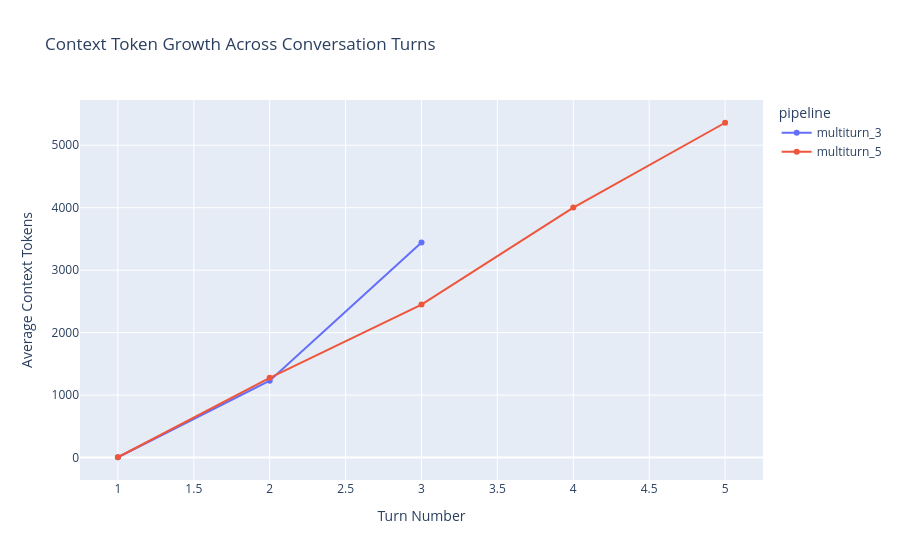
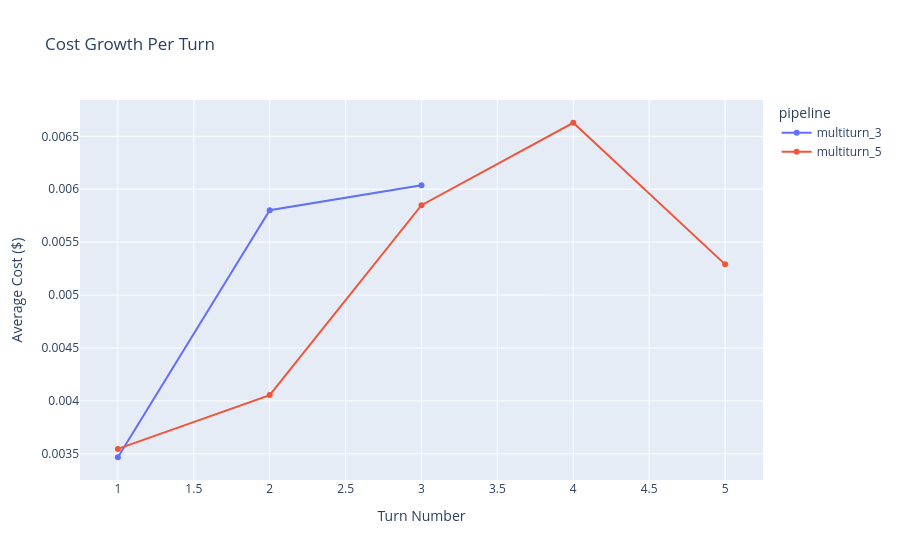

Notebook source saved alongside these figures, in order:
### Markdown cell above
### 5.2 Multi-Turn Context Growth Analysis

### Code cell
context_growth = get_context_growth_analysis()

if not context_growth.empty:
    print("Context Token Growth by Turn:")
    display(context_growth)
    
    fig = px.line(
        context_growth,
        x='turn',
        y='avg_context_tokens',
        color='pipeline',
        markers=True,
        title='Context Token Growth Across Conversation Turns',
        labels={'avg_context_tokens': 'Average Context Tokens', 'turn': 'Turn Number'}
    )
    fig.show()
    
    # Cost per turn
    fig2 = px.line(
        context_growth,
        x='turn',
        y='avg_cost_per_turn',
        color='pipeline',
        markers=True,
        title='Cost Growth Per Turn',
        labels={'avg_cost_per_turn': 'Average Cost ($)', 'turn': 'Turn Number'}
    )
    fig2.show()
else:
    print("No multi-turn conversation data available.")

### Figure 1 — Plotly figure (JSON) as saved in the notebook; plotly's stock layout.template omitted (floating-point values rounded to 4 significant figures)
{"data": [{"hovertemplate": "pipeline=multiturn_3<br>Turn Number=%{x}<br>Average Context Tokens=%{y}<extra></extra>", "legendgroup": "multiturn_3", "line": {"color": "#636efa", "dash": "solid"}, "marker": {"symbol": "circle"}, "mode": "lines+markers", "name": "multiturn_3", "orientation": "v", "showlegend": true, "type": "scatter", "x": [1, 2, 3], "xaxis": "x", "y": [5.8, 1230.0, 3443.0], "yaxis": "y"}, {"hovertemplate": "pipeline=multiturn_5<br>Turn Number=%{x}<br>Average Context Tokens=%{y}<extra></extra>", "legendgroup": "multiturn_5", "line": {"color": "#EF553B", "dash": "solid"}, "marker": {"symbol": "circle"}, "mode": "lines+markers", "name": "multiturn_5", "orientation": "v", "showlegend": true, "type": "scatter", "x": [1, 2, 3, 4, 5], "xaxis": "x", "y": [5.95, 1278.0, 2449.0, 4003.0, 5360.0], "yaxis": "y"}], "layout": {"legend": {"title": {"text": "pipeline"}, "tracegroupgap": 0}, "title": {"text": "Context Token Growth Across Conversation Turns"}, "xaxis": {"anchor": "y", "domain": [0, 1], "title": {"text": "Turn Number"}}, "yaxis": {"anchor": "x", "domain": [0, 1], "title": {"text": "Average Context Tokens"}}}}

### Figure 2 — Plotly figure (JSON) as saved in the notebook; plotly's stock layout.template omitted (floating-point values rounded to 4 significant figures)
{"data": [{"hovertemplate": "pipeline=multiturn_3<br>Turn Number=%{x}<br>Average Cost ($)=%{y}<extra></extra>", "legendgroup": "multiturn_3", "line": {"color": "#636efa", "dash": "solid"}, "marker": {"symbol": "circle"}, "mode": "lines+markers", "name": "multiturn_3", "orientation": "v", "showlegend": true, "type": "scatter", "x": [1, 2, 3], "xaxis": "x", "y": [0.003468, 0.005801, 0.006037], "yaxis": "y"}, {"hovertemplate": "pipeline=multiturn_5<br>Turn Number=%{x}<br>Average Cost ($)=%{y}<extra></extra>", "legendgroup": "multiturn_5", "line": {"color": "#EF553B", "dash": "solid"}, "marker": {"symbol": "circle"}, "mode": "lines+markers", "name": "multiturn_5", "orientation": "v", "showlegend": true, "type": "scatter", "x": [1, 2, 3, 4, 5], "xaxis": "x", "y": [0.003546, 0.004055, 0.005849, 0.006628, 0.00529], "yaxis": "y"}], "layout": {"legend": {"title": {"text": "pipeline"}, "tracegroupgap": 0}, "title": {"text": "Cost Growth Per Turn"}, "xaxis": {"anchor": "y", "domain": [0, 1], "title": {"text": "Turn Number"}}, "yaxis": {"anchor": "x", "domain": [0, 1], "title": {"text": "Average Cost ($)"}}}}
